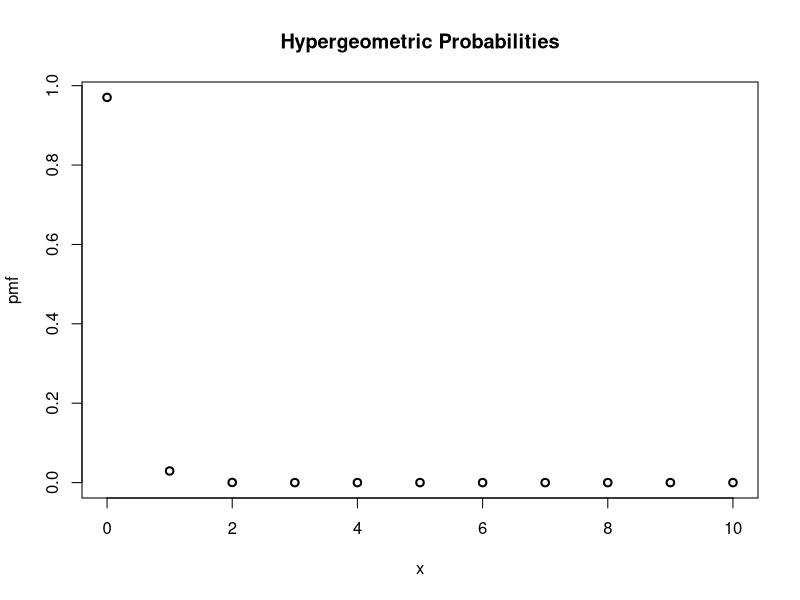
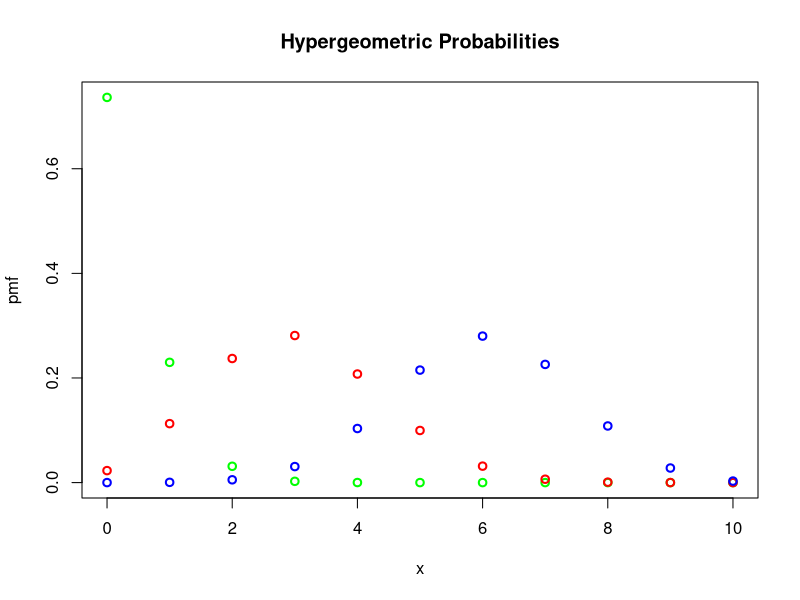
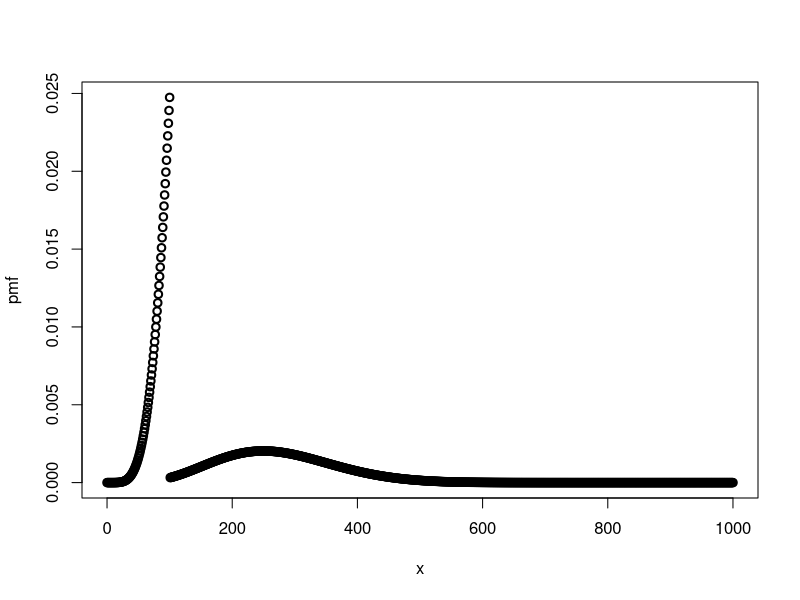

These charts were generated, in order, by the following R code:
## ---- chunk 1
x = 0:10
prob = dhyper(x, 30, 9970, 10)
print(prob)
plot(x, prob, ylab="pmf", main="Hypergeometric Probabilities", lwd=2)
## ---- chunk 2
y1 = dhyper(x, 30, 970, 10)
y2 = dhyper(x, 30, 70, 10)
y3 = dhyper(x, 30, 20, 10)

plot(x, y1, ylab="pmf", main="Hypergeometric Probabilities", lwd=2, col="green")
lines(x, y2, ylab="pmf", lwd=2, col="red", type="p")
lines(x, y3, ylab="pmf", lwd=2, col="blue", type="p")
## ---- chunk 3

i1 = 0:100
i2 = 101:1000

prb = (0.9/101)*sum(dhyper(5, i1, 1000-i1, 20)) + (0.1/900)*sum(dhyper(5, i2, 1000-i2, 20))

pr = rep(0, 1001)
pr[1:101] = (0.9/101)*dhyper(5, i1, 1000-i1, 20)/prb
pr[102:1001] = (0.1/900)*dhyper(5, i2, 1000-i2, 20)/prb
plot(0:1000, pr, xlab="x", ylab="pmf", lwd="2")
